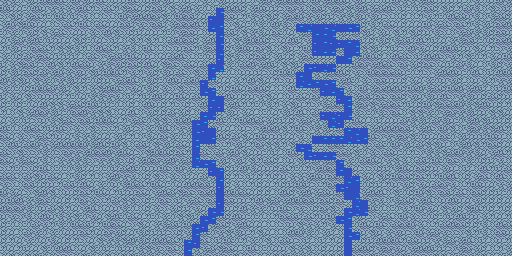

Tiled map render using the project's own tile images. Description and the whole map definition, tile-layer contents included, below:
An orthogonal 64x32 tile map with 8x8 px tiles, 1 tile layer (Tile Layer 1) and 2 objects (hot_dog).

<map version="1.5" tiledversion="1.7.0" orientation="orthogonal" renderorder="right-down" width="64" height="32" tilewidth="8" tileheight="8" infinite="0" nextlayerid="3" nextobjectid="3">
 <tileset firstgid="1" source="bridge_tileset.tsx" />
 <layer id="1" name="Tile Layer 1" width="64" height="32">
  <data encoding="csv">
2,2,3,2,4,5,5,5,3,5,2,4,5,3,4,4,5,3,4,5,2,4,3,4,3,2,3,2,4,4,4,3,2,5,2,5,5,5,3,5,2,5,5,4,2,4,3,3,4,5,2,2,2,5,4,4,4,4,3,2,3,4,5,2,
5,4,4,3,5,4,2,2,2,2,5,3,3,5,3,2,5,4,4,5,4,2,2,5,2,3,3,9,5,5,4,2,5,4,4,3,5,2,3,5,4,2,5,2,2,5,2,5,5,3,4,3,4,5,4,2,4,3,5,2,3,2,3,4,
3,2,4,2,5,3,3,5,3,4,2,3,3,3,3,5,2,5,5,5,2,3,5,5,4,4,11,7,5,4,3,2,2,2,4,2,5,5,2,2,4,4,2,2,2,4,2,4,3,3,4,3,3,2,3,3,5,5,4,2,3,2,5,4,
2,5,2,5,4,4,3,3,5,3,5,3,5,4,4,5,4,2,3,5,4,2,5,5,5,3,10,8,3,2,4,3,2,3,5,2,3,8,12,7,9,12,7,9,8,4,2,3,5,4,4,4,4,5,2,5,3,5,3,2,2,4,5,5,
3,2,3,2,4,2,2,5,3,4,4,2,3,5,2,3,4,4,4,4,3,3,2,5,4,3,4,10,5,4,2,2,2,4,5,3,4,2,5,8,8,9,2,4,5,2,4,2,4,2,3,2,4,4,2,3,3,2,5,2,2,4,5,4,
4,2,5,2,5,3,4,4,4,2,4,3,4,3,4,3,2,3,2,3,3,5,5,5,4,2,5,9,4,2,2,5,5,4,3,4,5,4,2,11,8,11,11,8,12,4,4,2,4,2,5,4,5,3,4,4,2,2,5,4,3,4,5,5,
3,2,4,3,5,5,3,2,2,2,3,3,5,5,3,2,2,3,5,3,3,3,4,5,3,2,5,12,4,2,5,4,5,2,3,2,4,3,5,11,10,10,5,7,10,2,2,4,3,4,3,5,2,4,4,5,5,4,4,2,4,3,3,2,
2,3,4,5,2,5,4,4,4,4,3,5,3,2,5,4,5,4,4,3,4,5,5,3,3,3,4,11,2,2,3,4,5,4,2,4,4,2,5,4,4,4,7,8,2,5,5,4,3,5,5,3,4,5,5,3,2,3,2,3,3,2,4,5,
4,2,2,5,4,3,5,2,3,5,5,4,2,2,2,4,5,4,5,4,2,5,3,5,4,5,10,12,2,3,5,5,2,5,4,2,2,4,9,11,12,9,4,4,5,5,2,5,5,3,5,2,4,5,3,4,4,5,2,4,3,2,4,2,
4,2,4,5,4,5,2,5,2,2,4,2,4,5,5,3,2,3,2,4,2,4,5,3,2,3,12,3,3,3,4,4,4,3,4,5,5,10,7,2,2,5,5,4,2,3,5,5,5,5,4,3,3,3,2,5,5,4,3,5,3,4,5,5,
5,2,2,4,2,2,3,2,2,4,4,3,4,4,2,5,5,3,2,4,3,5,4,5,5,11,5,4,4,2,3,5,2,4,3,3,4,12,10,8,9,8,2,5,3,2,3,5,4,4,4,2,4,2,3,4,2,4,3,4,2,3,2,2,
2,3,3,4,5,5,5,2,4,2,3,2,2,5,5,3,2,4,2,4,2,3,2,3,3,9,8,3,4,5,4,5,5,4,3,3,5,3,3,5,11,10,8,2,3,5,2,5,5,5,4,5,5,2,5,4,5,5,2,5,4,3,4,5,
4,2,4,2,3,4,4,4,3,3,4,2,2,2,2,3,4,3,4,5,4,4,5,4,5,4,10,7,5,4,4,4,2,2,4,3,4,5,4,5,2,3,11,10,2,5,4,5,3,5,4,2,4,2,4,5,3,2,2,4,4,5,4,4,
4,3,4,3,4,5,2,2,2,5,4,5,4,4,3,3,4,3,5,4,4,3,3,4,3,5,11,11,2,5,3,3,3,2,3,2,2,4,3,3,2,5,5,8,2,5,2,2,5,5,3,4,4,5,2,5,5,5,2,2,5,4,4,3,
3,3,2,2,5,5,2,4,3,5,5,2,2,2,3,4,5,3,2,4,4,5,2,4,3,10,9,4,2,4,2,4,3,3,4,2,4,5,3,5,11,12,11,9,2,3,3,2,3,5,3,2,2,2,3,2,5,2,2,4,4,2,2,4,
4,2,3,4,3,4,2,2,5,3,5,4,5,5,4,3,2,5,3,2,2,3,5,5,9,8,4,5,3,3,5,5,5,2,4,4,4,2,5,2,2,12,11,4,5,4,3,4,4,4,5,2,2,4,5,2,4,3,2,5,2,4,4,4,
5,3,3,5,5,3,4,5,3,2,3,2,3,3,3,2,4,3,2,3,5,3,2,2,9,11,7,4,4,3,4,3,2,5,5,2,3,5,3,2,2,4,5,8,12,7,2,5,5,5,5,4,2,5,3,5,2,3,2,5,2,2,5,3,
5,4,2,3,2,5,3,4,4,2,2,2,4,4,2,4,3,3,2,4,5,2,3,3,10,7,8,5,4,5,2,4,5,4,4,4,4,2,3,7,8,8,8,12,9,8,5,3,2,2,5,2,3,4,4,5,3,2,4,4,4,5,4,3,
3,5,4,5,5,2,2,5,5,5,5,2,5,4,5,2,3,5,4,2,2,4,5,4,8,3,5,3,3,2,4,3,5,2,2,3,2,9,12,3,3,5,5,3,4,2,3,5,3,5,2,4,5,2,2,4,3,2,5,2,3,5,4,4,
5,3,2,3,3,2,3,3,5,2,2,5,5,5,2,5,4,3,2,5,5,4,5,3,12,5,3,5,2,5,2,4,4,3,4,3,5,4,9,11,10,9,5,5,2,3,2,3,5,4,3,3,3,2,2,2,5,5,2,2,4,2,5,3,
5,4,2,5,4,2,3,2,2,2,2,3,2,2,2,3,4,2,5,5,2,5,2,5,12,9,8,2,4,2,4,2,3,5,4,3,4,2,4,5,2,5,8,2,3,5,5,4,2,2,2,3,5,4,5,3,5,3,2,3,4,4,2,3,
3,3,3,3,4,5,3,3,3,2,4,4,3,3,4,5,5,3,4,4,5,3,5,2,3,3,11,8,4,4,5,2,4,4,4,5,3,3,3,2,5,5,8,7,4,3,3,4,4,2,5,4,5,4,4,2,4,3,4,3,5,3,4,5,
5,5,3,5,2,4,5,4,3,2,4,3,3,2,5,2,2,3,4,2,3,2,3,4,4,5,2,10,4,3,3,4,4,3,4,4,2,2,2,5,4,5,5,12,10,2,4,2,4,5,5,4,5,3,3,5,5,3,4,2,5,3,5,3,
2,3,3,5,4,4,4,3,5,4,5,4,2,3,4,2,5,5,3,5,4,3,4,5,5,5,4,11,4,2,3,3,4,4,3,4,4,5,4,3,3,5,9,11,7,3,4,4,3,4,2,4,2,4,5,5,2,3,3,5,4,4,2,2,
5,2,4,3,2,5,2,3,4,4,5,3,5,4,3,4,4,5,4,2,5,5,2,5,3,5,5,7,5,5,5,4,4,4,3,5,4,2,5,2,5,4,5,7,12,2,5,5,3,2,3,4,5,2,3,5,4,5,3,5,4,4,4,3,
4,5,5,2,2,5,3,4,4,3,5,2,3,3,5,2,2,3,4,3,5,3,4,2,5,3,5,11,5,4,4,3,5,2,5,2,5,5,5,4,5,4,5,3,12,7,2,2,3,2,5,4,2,5,3,4,5,4,4,2,4,4,4,4,
5,5,5,2,3,4,5,2,3,4,2,5,3,4,4,2,3,3,4,2,3,2,4,4,2,4,9,9,4,4,5,2,2,3,4,5,3,2,3,4,5,2,3,9,12,9,5,3,3,3,2,3,5,2,4,2,2,4,2,5,3,4,3,4,
4,2,3,2,3,5,4,2,2,2,3,2,4,2,5,3,5,4,3,3,2,3,2,2,4,9,8,5,4,5,4,3,3,3,3,5,5,4,5,3,4,5,9,8,2,4,3,2,5,3,5,2,3,3,4,3,4,5,4,4,2,3,4,3,
4,3,3,3,5,2,3,2,3,5,5,4,3,5,5,4,3,2,4,2,2,5,4,5,10,11,2,5,4,2,5,4,4,3,3,3,4,2,2,2,3,2,3,9,3,5,4,5,3,5,5,5,2,3,3,5,5,5,4,4,2,3,5,5,
4,4,3,5,2,3,2,3,4,4,5,3,4,5,2,4,4,2,4,4,4,3,4,2,8,5,3,2,2,2,4,3,2,4,3,3,5,5,2,3,2,4,3,9,8,4,2,4,2,2,4,3,5,2,5,2,3,3,2,3,2,3,5,4,
4,3,4,2,3,4,2,4,4,3,3,4,2,2,2,2,5,2,4,5,5,5,3,8,11,5,3,4,5,3,3,2,3,2,3,5,4,3,4,3,4,3,4,7,3,4,4,5,5,5,3,5,4,4,2,2,5,2,5,3,4,3,4,3,
3,4,3,4,4,2,3,5,5,3,4,2,3,4,3,4,4,2,2,2,3,5,3,8,2,2,5,2,5,4,3,5,3,3,4,4,2,2,2,3,4,4,4,7,5,5,4,2,5,2,4,2,5,5,4,4,3,2,5,2,4,3,3,2
</data>
 </layer>
 <objectgroup id="2" name="Object Layer 1">
  <object id="1" type="hot_dog" x="144" y="80">
   <point />
  </object>
  <object id="2" x="0" y="0" width="320" height="224" />
 </objectgroup>
</map>
